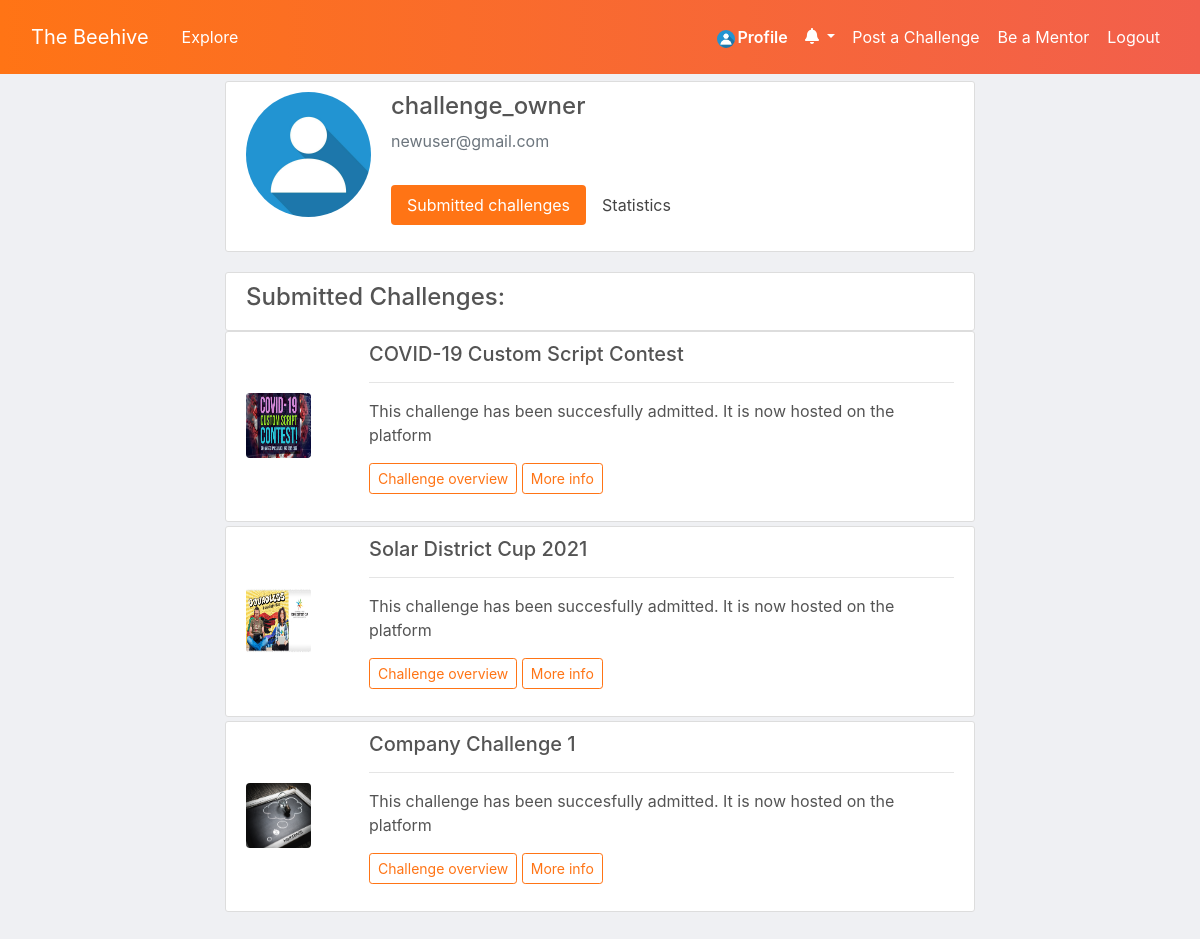
The page /profile/ (signed in) on the database as committed earlier.
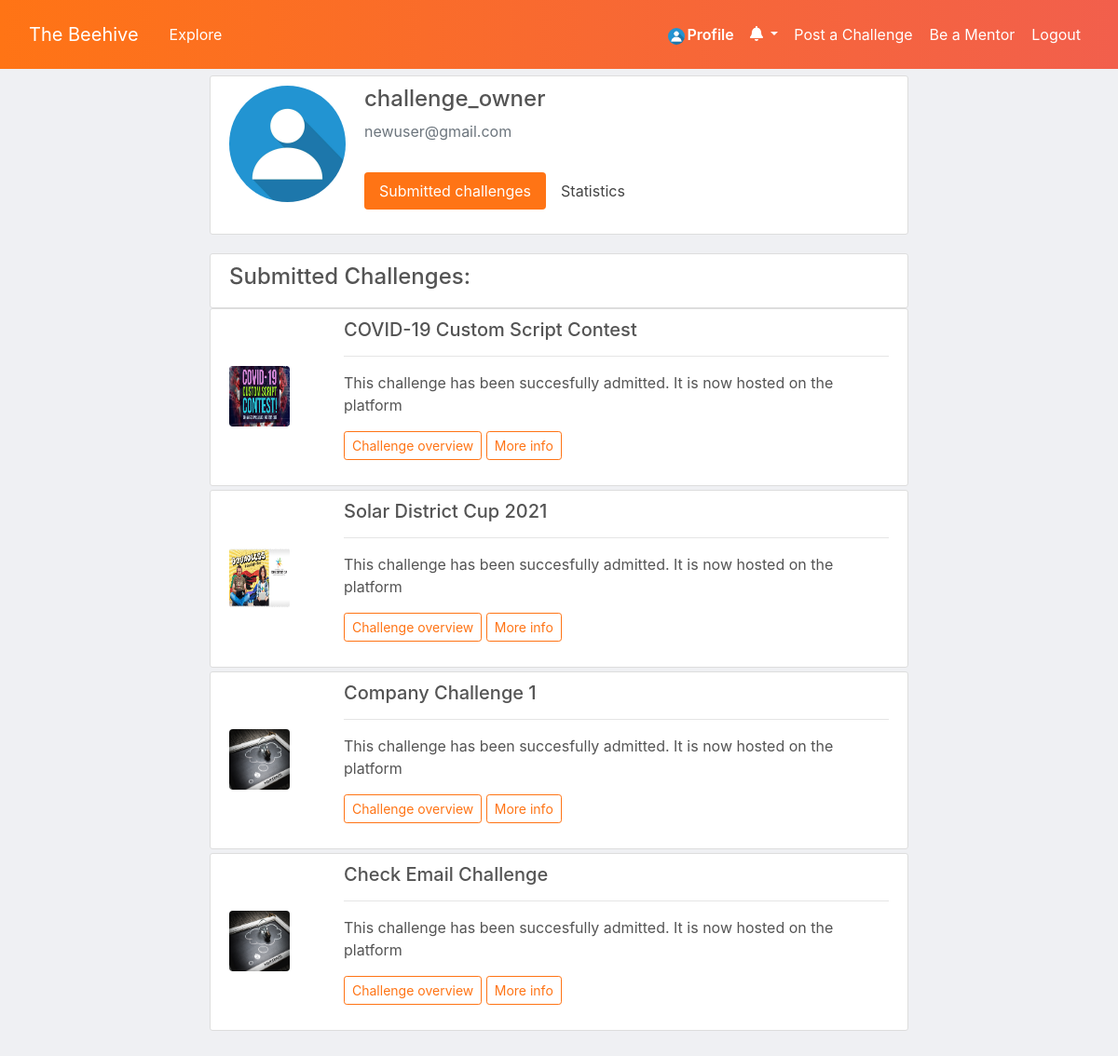
The same page on the database as committed later.
### challenges/models.py (models this page shows, shortened)
class Challenge(models.Model):
    SOFTWARE = 'SW'
    DESIGN = 'DE'
    HARDWARE = 'HW'
    SCIENCE = 'SC'
    MARKETING = 'MA'
    OTHER = 'OT'
    CATEGORY_CHOICES = [
        (SOFTWARE, 'Programming'),
        (DESIGN, 'Design'),
        (HARDWARE, 'Hardware'),
        (SCIENCE, 'Science'),
        (MARKETING, 'Marketing'),
        (OTHER, 'Other'),
    ]
    name = models.CharField(max_length=30)
    assignor = models.ForeignKey(User, blank=True, null=True, on_delete=models.CASCADE, related_name='owned_challenges')
    description_small = models.TextField()
    description_small_final = models.TextField(blank=True)
    description_large = models.TextField()
    description_large_final = models.TextField(blank=True)
    assignor_website = models.URLField()
    due_date = models.DateTimeField(null=True, blank=True)
    apply_until_date = models.DateTimeField(null=True, blank=True)
    date_posted = models.DateTimeField(default=timezone.now)
    applicants = models.ManyToManyField(User, blank=True, related_name='challenges')
    admitted = models.BooleanField(default=False, blank=True)
    contact_person_full_name = models.CharField(max_length=50, null=True)
    contact_person_email = models.EmailField(null=True)
    cover_image = models.ImageField(default='default_challenge.jpg', upload_to='challenge_pics')
    prize = models.CharField(max_length=50)
    category = models.CharField(max_length=2, choices=CATEGORY_CHOICES, default=OTHER)

### users/views.py (the view, shortened to what this page needs)
# urls.py: path('profile/', user_views.profile, name='profile'),
@login_required
def profile(request):
    if request.user.profile.challenge_owner_account:
        return render(request, 'users/profile_challenge_owner.html', {'pitch_list': Challenge_Initial_Pitch.objects.filter(user=request.user), 'teams_list': Team.objects.filter(members=request.user.profile), 'owned_challenge_teams_list': Team.objects.filter(challenge__in=request.user.owned_challenges.all()), 'title': "Profile", 'active_challenge': Challenge.objects.filter((Q(applicants = request.user) & Q(due_date__gte=timezone.now()))), 'past_challenges': Challenge.objects.filter((Q(applicants = request.user) & Q(due_date__lte=timezone.now()))) })

### challenges/context_processors.py (called while the page is built)
def notification_context(request):
    if request.user.is_anonymous:
        return {}
    n = Notifications.objects.filter(recipient=request.user).order_by('-timestamp')
    return {
        'notification': n,
    }

### users/models.py (called while the page is built)
    def __str__(self):
        count = 1
        for team in self.challenge.challenge_teams.all():
            if team.id != self.id:
                count += 1
            else:
                break
        return f'Team {count}'

### users/templates/users/profile_challenge_owner.html (shortened to what this page needs)
{% extends "base.html" %}
{% load tz %}
{% block content %}
<div class='col-md-8 mx-auto mt-0 pt-0'>
    <div class="content-section mt-0">
      <div class="media">
        <img class="rounded-circle account-img" src="{{ user.profile.image.url }}">
        <div class="media-body">
          <h4 class="account-heading">{{ user.username }}</h4>
          <p class="text-secondary">{{ user.email }}</p>
          <ul class="nav nav-pills py-3" id="pills-tab" role="tablist">
            <li class="nav-item">
              <a class="nav-link active" id="pills-submitted-challenges-tab" data-toggle="pill" href="#pills-submitted-challenges" role="tab" aria-controls="submitted-challenges" aria-selected="true">Submitted challenges</a>
            </li>
            <li class="nav-item">
              <a class="nav-link" id="pills-stats-tab" data-toggle="pill" href="#pills-stats" role="tab" aria-controls="pills-stats" aria-selected="false">Statistics</a>
            </li>
          </ul>
        </div>
      </div>
    </div>
    </div>
    <div class='col-md-8 mx-auto mt-auto'>
<div class="tab-content pb-5" id="pills-tabContent">
<div class="tab-pane fade show active" id="pills-submitted-challenges" role="tabpanel" aria-labelledby="pills-submitted-challenges-tab">
{% if user.owned_challenges.all %}
  <div class="media content-section mb-0">
    <div class="media-body">
      <h4> Submitted Challenges: </h4>
    </div>
  </div>
  {% for challenge in user.owned_challenges.all %}
  <div class="media content-section mb-1">
    <div class="media-body">
      <div class='row'>
        <div class='col-2 m-auto'>
          <img class="rounded account-img past p-0 m-0" src="{{ challenge.cover_image.url }}">
        </div>
        <div class='col-10'>
          <h5>{{ challenge.name }}</h5>
          <hr>
          {% if challenge.admitted == True %}
            <p>This challenge has been succesfully admitted. It is now hosted on the platform</p>
            <a class="btn btn-sm btn-outline-info mb-3" href="{% url 'challenges:challenge-details' challenge.id %}">Challenge overview</a>
            <a class="btn btn-sm btn-outline-info mb-3" data-toggle="collapse" href="#MoreChInfo-{{ challenge.id }}" role="button" aria-expanded="false" aria-controls="MoreChInfo-{{ challenge.id }}">More info</a>
        </div>
        <div class='row mx-auto'>
          <div class='col-12 mx-auto'>
          {% endif %}
        </div>
      </div>
    </div>
  </div>
  </div>
  {% endfor %}
  {% else %}
  <h2> You haven't submitted any challenges yet! </h2>
  {% endif %}
</div>
</div>
{% endblock %}

Rows that differ between the two databases and show on the page:
added Challenge: cover_image (placeholder picture), name "Check Email Challenge"
